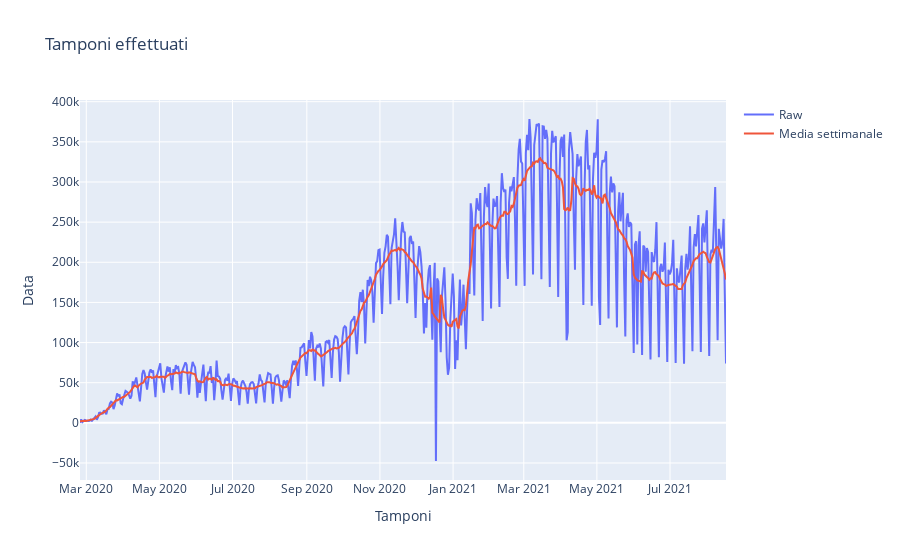

The code cell stored with this chart in its notebook:
### Markdown cell above
## Tamponi effettuati

### Nazionale

### Code cell
'''
fig=px.scatter(x=giorni,
            y=[trend['tamponi_giornalieri']['Italia'],
               moving_function_rev1(trend['tamponi_giornalieri']['Italia'],np.nanmean,3,3)])
'''

import plotly.graph_objects as go

fig = go.Figure()
fig.add_trace(go.Scatter(x=giorni, y=trend['tamponi_giornalieri']['Italia'],
                    mode='lines',
                    name='Raw'))
fig.add_trace(go.Scatter(x=giorni, y=moving_function_rev1(trend['tamponi_giornalieri']['Italia'],np.nanmean,3,3),
                    mode='lines', name='Media settimanale'))


fig.update_layout(
    title="Tamponi effettuati",
    xaxis_title="Tamponi",
    yaxis_title="Data",
    legend_title="")

fig.data[0].name='Raw'
fig.data[1].name='Media settimanale'

fig.show()

### Figure 1 — Plotly figure (JSON) as saved in the notebook; plotly's stock layout.template omitted (floating-point values rounded to 4 significant figures; data arrays with more than 128 entries replaced by an {"elided": "..."} marker saying what was removed)
{"data": [{"mode": "lines", "name": "Raw", "type": "scatter", "x": {"elided": "540 str values"}, "y": {"elided": "540 int values"}}, {"mode": "lines", "name": "Media settimanale", "type": "scatter", "x": {"elided": "540 str values"}, "y": {"elided": "540 float values"}}], "layout": {"autosize": true, "legend": {"title": {"text": ""}}, "title": {"text": "Tamponi effettuati"}, "xaxis": {"autorange": true, "range": ["2020-02-24 18:00", "2021-08-16 17:00"], "title": {"text": "Tamponi"}, "type": "date"}, "yaxis": {"autorange": true, "range": [-71180.0, 402100.0], "title": {"text": "Data"}, "type": "linear"}}}
